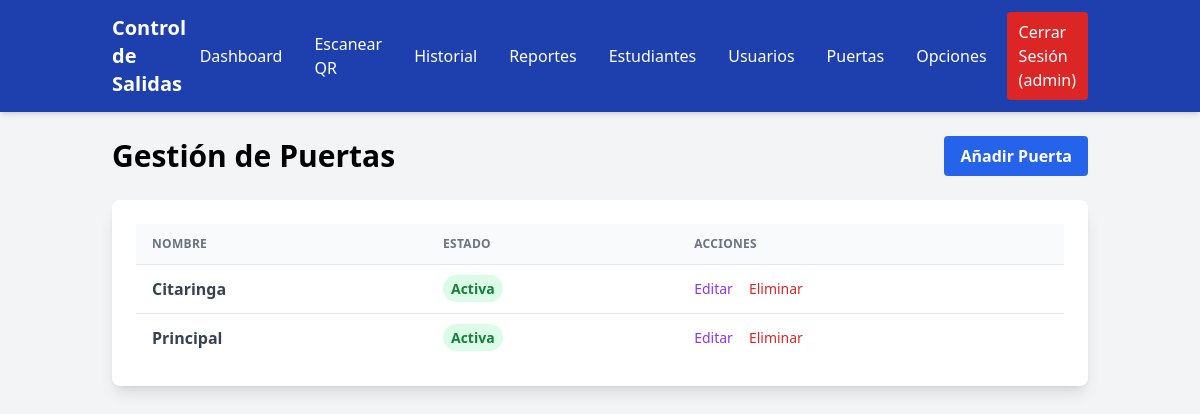
The app's page /doors (signed in) with its own data.
### app/models.py (models this page shows, shortened)
class User(UserMixin, db.Model):
    __tablename__ = 'users'
    id = db.Column(db.Integer, primary_key=True)
    username = db.Column(db.String(80), unique=True, nullable=False)
    password_hash = db.Column(db.String(256), nullable=False)
    role = db.Column(db.Enum(Role), default=Role.OPERATOR, nullable=False)
    created_at = db.Column(db.DateTime, default=datetime.utcnow)

class Door(db.Model):
    __tablename__ = 'doors'
    id = db.Column(db.Integer, primary_key=True)
    name = db.Column(db.String(50), unique=True, nullable=False)
    is_active = db.Column(db.Boolean, default=True, nullable=False)

### app/routes.py (the view)
@bp.route('/doors')
@login_required
@admin_required
def list_doors():
    doors = Door.query.order_by(Door.name).all()
    return render_template('doors/doors.html', doors=doors, title="Gestionar Puertas")

### app/templates/doors/doors.html (shortened to what this page needs)
{% extends "base.html" %}
{% block content %}
<div class="flex justify-between items-center mb-6">
    <h1 class="text-3xl font-bold">Gestión de Puertas</h1>
    <a href="{{ url_for('routes.create_door') }}" class="bg-blue-600 hover:bg-blue-700 text-white font-bold py-2 px-4 rounded">Añadir Puerta</a>
</div>
<div class="bg-white p-6 rounded-lg shadow-lg overflow-x-auto">
    <table class="w-full whitespace-no-wrap">
        <thead>
            <tr class="text-xs font-semibold tracking-wide text-left text-gray-500 uppercase border-b bg-gray-50">
                <th class="px-4 py-3">Nombre</th>
                <th class="px-4 py-3">Estado</th>
                <th class="px-4 py-3">Acciones</th>
            </tr>
        </thead>
        <tbody class="bg-white divide-y">
            {% for door in doors %}
            <tr class="text-gray-700">
                <td class="px-4 py-3 font-semibold">{{ door.name }}</td>
                <td class="px-4 py-3 text-sm">
                    {% if door.is_active %}
                        <span class="px-2 py-1 font-semibold leading-tight text-green-700 bg-green-100 rounded-full">Activa</span>
                    {% else %}
                        <span class="px-2 py-1 font-semibold leading-tight text-gray-700 bg-gray-100 rounded-full">Inactiva</span>
                    {% endif %}
                </td>
                <td class="px-4 py-3">
                    <div class="flex items-center space-x-4 text-sm">
                        <a href="{{ url_for('routes.edit_door', id=door.id) }}" class="text-purple-600 hover:text-purple-800">Editar</a>
                        <form action="{{ url_for('routes.delete_door', id=door.id) }}" method="post" onsubmit="return confirm('¿Estás seguro?');">
                            <button type="submit" class="text-red-600 hover:text-red-800">Eliminar</button>
                        </form>
                    </div>
                </td>
            </tr>
            {% else %}
            <tr>
                <td colspan="3" class="px-4 py-3 text-center text-gray-500">No hay puertas registradas.</td>
            </tr>
            {% endfor %}
        </tbody>
    </table>
</div>
{% endblock %}

### app/templates/base.html (shortened to what this page needs)
<!DOCTYPE html>
<html lang="es">
<head>
    <script src="https://cdn.tailwindcss.com"></script>
</head>
<body class="bg-gray-100 font-sans">
    <nav x-data="{ open: false }" class="bg-blue-800 text-white shadow-md">
    <div class="container mx-auto px-6 py-3">
        <div class="flex justify-between items-center">
            <a href="{{ url_for('routes.dashboard') }}" class="text-xl font-bold">Control de Salidas</a>
<div class="hidden md:flex items-center space-x-2">
    {% if current_user.is_authenticated %}
        <a href="{{ url_for('routes.dashboard') }}" class="px-3 py-2 rounded hover:bg-blue-700">Dashboard</a>
        <a href="{{ url_for('routes.scan') }}" class="px-3 py-2 rounded hover:bg-blue-700">Escanear QR</a>
        <a href="{{ url_for('routes.list_exits') }}" class="px-3 py-2 rounded hover:bg-blue-700">Historial</a>
        <a href="{{ url_for('routes.daily_report') }}" class="px-3 py-2 rounded hover:bg-blue-700">Reportes</a>
        {% if current_user.role.value == 'admin' %}
            <a href="{{ url_for('routes.list_students') }}" class="px-3 py-2 rounded hover:bg-blue-700">Estudiantes</a>
            <a href="{{ url_for('routes.list_users') }}" class="px-3 py-2 rounded hover:bg-blue-700">Usuarios</a>
            <a href="{{ url_for('routes.list_doors') }}" class="px-3 py-2 rounded hover:bg-blue-700">Puertas</a>
            <a href="{{ url_for('routes.app_settings') }}" class="px-3 py-2 rounded hover:bg-blue-700">Opciones</a>
        {% endif %}
        <a href="{{ url_for('routes.logout') }}" class="px-3 py-2 rounded bg-red-600 hover:bg-red-700">Cerrar Sesión ({{ current_user.username }})</a>
    {% else %}
        <a href="{{ url_for('routes.login') }}" class="px-3 py-2 rounded hover:bg-blue-700">Iniciar Sesión</a>
    {% endif %}
</div>
        </div>
    </div>
    </nav>
    <main class="container mx-auto mt-6 px-6">
        {% block content %}{% endblock %}
    </main>
</body>
</html>

### records on screen
User: username "admin"
Door: name "Citaringa", is_active "Activa"
Door: name "Principal", is_active "Activa"
